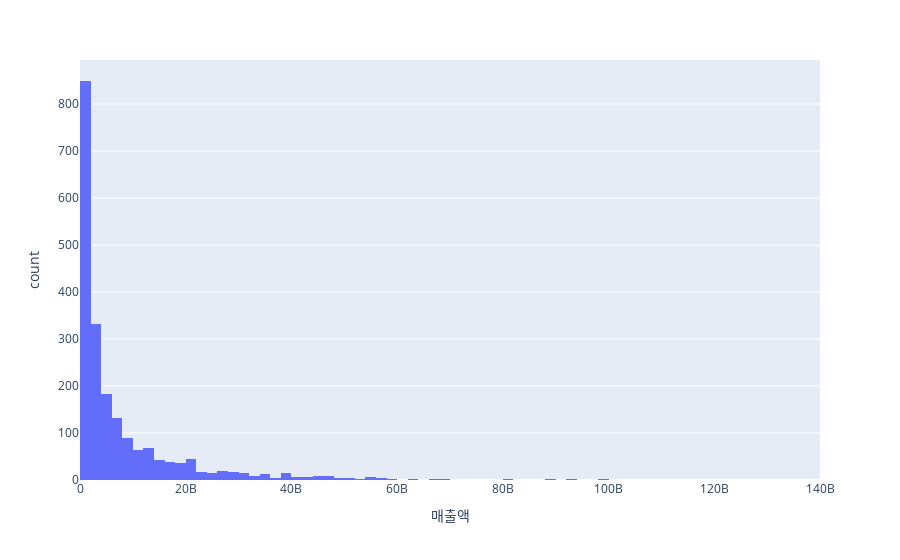

Notebook code for this chart:
### Markdown cell above
#### 매출액에 대한 히스토그램

### Code cell
import plotly.express as px

fig = px.histogram(df_ml, x='매출액')
fig.show()

### Figure 1 — Plotly figure (JSON) as saved in the notebook; plotly's stock layout.template omitted (floating-point values rounded to 4 significant figures; data arrays with more than 128 entries replaced by an {"elided": "..."} marker saying what was removed)
{"data": [{"alignmentgroup": "True", "bingroup": "x", "hovertemplate": "매출액=%{x}<br>count=%{y}<extra></extra>", "legendgroup": "", "marker": {"color": "#636efa", "pattern": {"shape": ""}}, "name": "", "offsetgroup": "", "orientation": "v", "showlegend": false, "type": "histogram", "x": {"elided": "2086 int values"}, "xaxis": "x", "yaxis": "y"}], "layout": {"barmode": "relative", "legend": {"tracegroupgap": 0}, "margin": {"t": 60}, "xaxis": {"anchor": "y", "domain": [0, 1], "title": {"text": "매출액"}}, "yaxis": {"anchor": "x", "domain": [0, 1], "title": {"text": "count"}}}}
